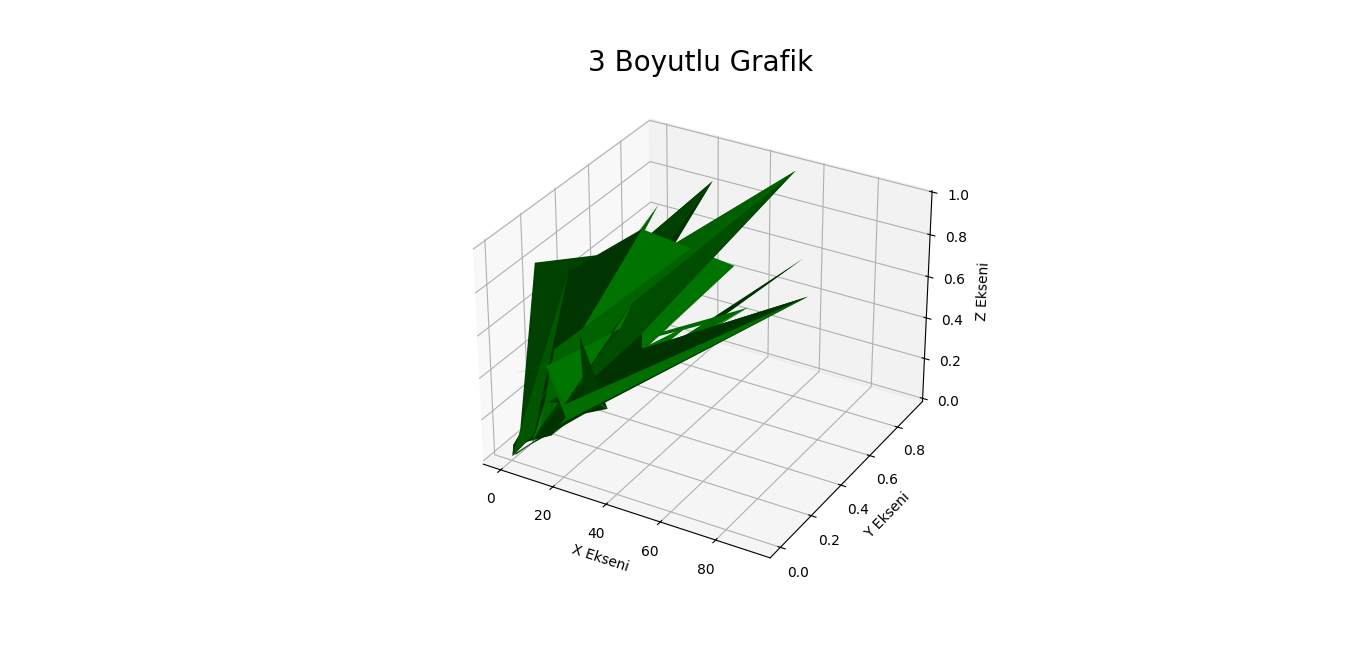

Write Python code to recreate this figure.
import numpy as np
import matplotlib.pyplot as plt
from mpl_toolkits import mplot3d

fig = plt.figure(figsize = (8,8))
ax = plt.axes(projection = "3d")

z = np.random.rand(12,4)
x = z*np.random.rand(12,4)*100
y = z*np.random.rand(12,4)

ax.plot_surface(x, y, z, color = "green")
plt.title("3 Boyutlu Grafik", size = 20)
plt.xlabel("X Ekseni")
plt.ylabel("Y Ekseni")
ax.set_zlabel("Z Ekseni")
plt.show()
